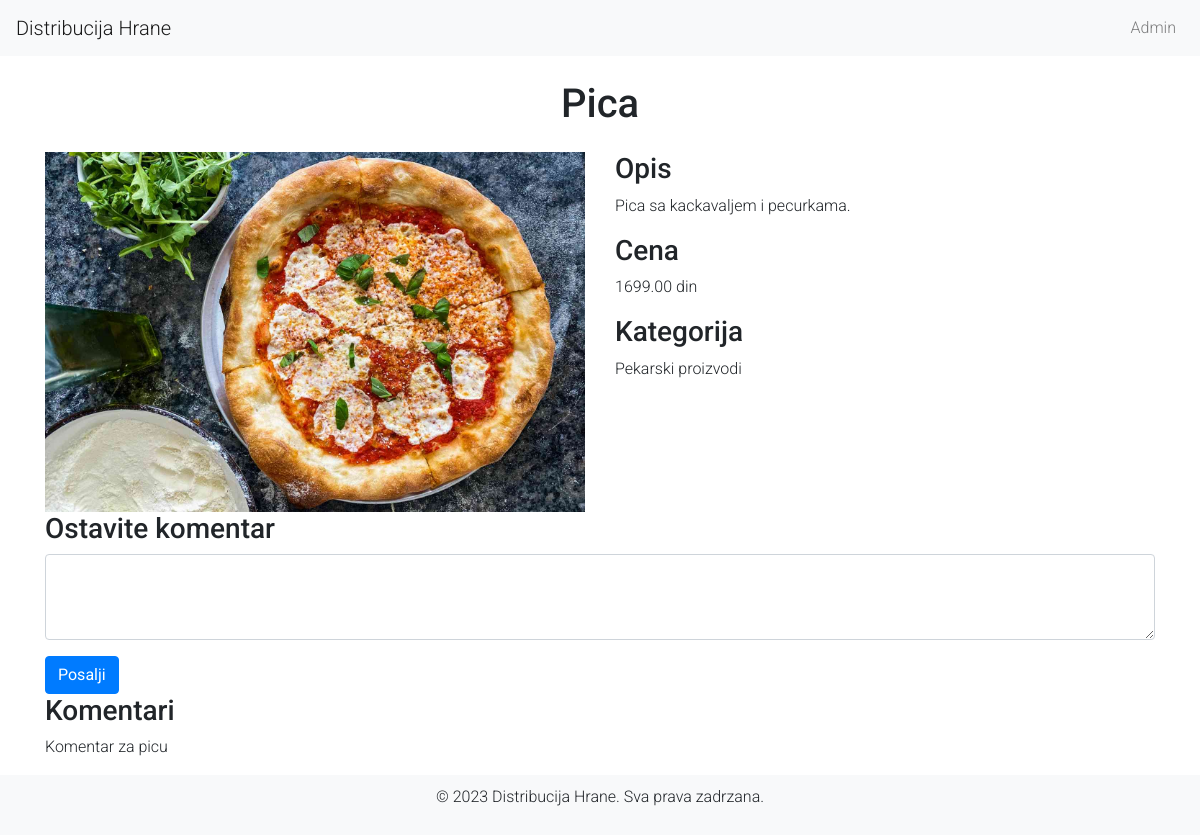
The app's page /proizvod.php?id=6, older data.
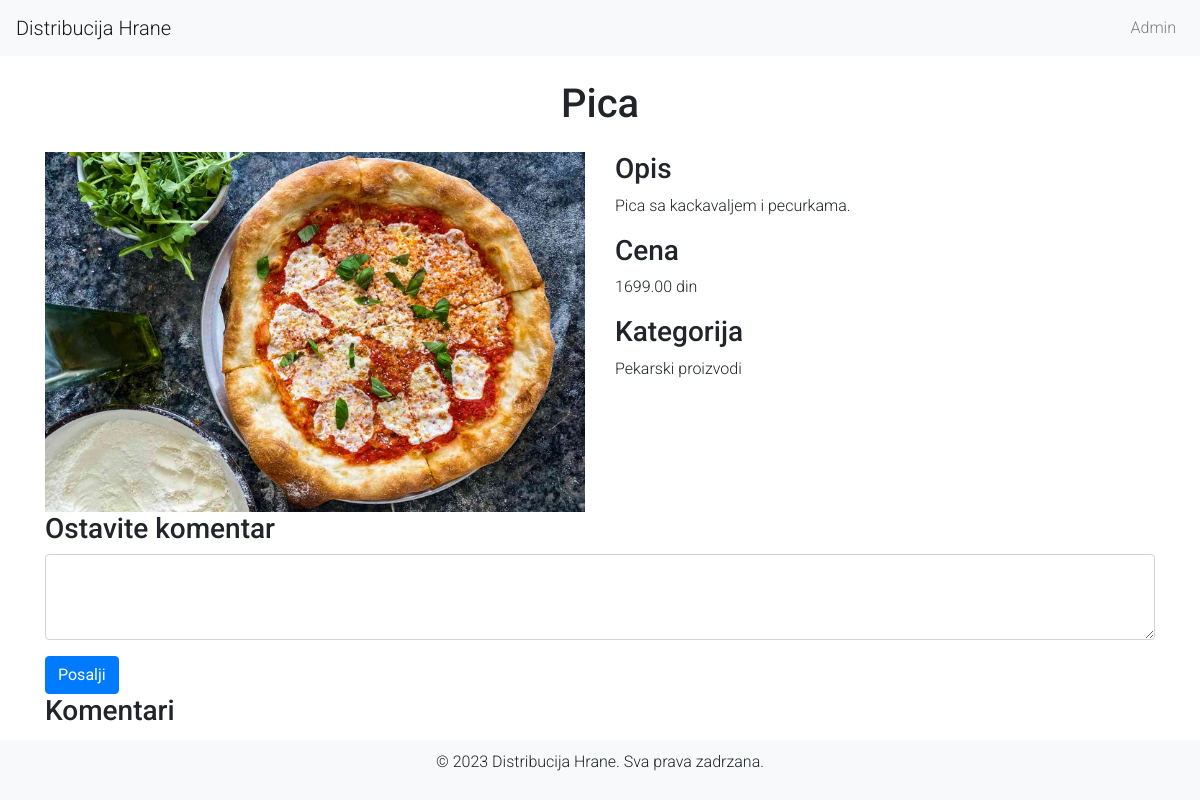
The same page, newer data.
### tables this page shows
CREATE TABLE `proizvodi` (
  `id` int(11) NOT NULL,
  `ime` varchar(100) NOT NULL,
  `opis` text DEFAULT NULL,
  `cena` decimal(10,2) NOT NULL,
  `kategorija` varchar(50) DEFAULT NULL,
  `slika` varchar(255) DEFAULT NULL
);

CREATE TABLE `komentari` (
  `id` int(11) NOT NULL,
  `proizvod_id` int(11) NOT NULL,
  `komentar` text NOT NULL,
  `created_at` timestamp NOT NULL DEFAULT current_timestamp()
);

### proizvod.php (the view, shortened to what this page needs)
<?php
include 'db_connect.php';
$id = $_GET['id'];
$sql = "SELECT * FROM proizvodi WHERE id = ?";
$stmt = $conn->prepare($sql);
$stmt->bind_param("i", $id);
$stmt->execute();
$result = $stmt->get_result();
$proizvod = $result->fetch_assoc();
$sql = "SELECT * FROM komentari WHERE proizvod_id = ?";
$stmt = $conn->prepare($sql);
$stmt->bind_param("i", $id);
$stmt->execute();
$komentari = $stmt->get_result();
?>
<!DOCTYPE html>
<html lang="en">
<head>
    <link href="https://stackpath.bootstrapcdn.com/bootstrap/4.5.2/css/bootstrap.min.css" rel="stylesheet">
    <link href="css/styles.css" rel="stylesheet">
</head>
<body>
    <nav class="navbar navbar-expand-lg navbar-light bg-light">
        <a class="navbar-brand" href="index.php">Distribucija Hrane</a>
        <div class="collapse navbar-collapse" id="navbarNav">
            <ul class="navbar-nav ml-auto">
                <li class="nav-item">
                    <a class="nav-link" href="login.php">Admin</a>
                </li>
            </ul>
        </div>
    </nav>
    <div class="container">
        <h1 class="my-4 text-center"><?php echo htmlspecialchars($proizvod['ime']); ?></h1>
        <div class="row">
            <div class="col-md-6">
                <img src="<?php echo htmlspecialchars($proizvod['slika']); ?>" class="img-fluid product-img" alt="<?php echo htmlspecialchars($proizvod['ime']); ?>">
            </div>
            <div class="col-md-6">
                <h3>Opis</h3>
                <p><?php echo htmlspecialchars($proizvod['opis']); ?></p>
                <h3>Cena</h3>
                <p><?php echo htmlspecialchars($proizvod['cena']); ?> din</p>
                <h3>Kategorija</h3>
                <p><?php echo htmlspecialchars($proizvod['kategorija']); ?></p>
            </div>
        </div>
        <div class="comment-box">
            <h3>Ostavite komentar</h3>
            <form method="post" action="proizvod.php?id=<?php echo $id; ?>">
                <div class="form-group">
                    <textarea class="form-control" name="komentar" rows="3" required></textarea>
                </div>
                <button type="submit" class="btn btn-primary">Posalji</button>
            </form>
        </div>
        <div class="comments">
            <h3>Komentari</h3>
            <?php while ($komentar = $komentari->fetch_assoc()): ?>
                <div class="comment">
                    <p><?php echo htmlspecialchars($komentar['komentar']); ?></p>
                </div>
            <?php endwhile; ?>
        </div>
    </div>
    <footer>
        <p>&copy; 2023 Distribucija Hrane. Sva prava zadrzana.</p>
    </footer>
</body>
</html>

### styles.css (style rules this page uses)
body { font-family: 'Roboto', sans-serif; font-weight: 300; }

### proizvod.php (style rules this page uses)
body { display: flex; flex-direction: column; min-height: 100vh; }
.container { flex: 1; }
footer { text-align: center; padding: 10px 0; background-color: #f8f9fa; }

Row changes from the older to the newer data that the page shows:
removed komentari: komentar "Komentar za picu"
